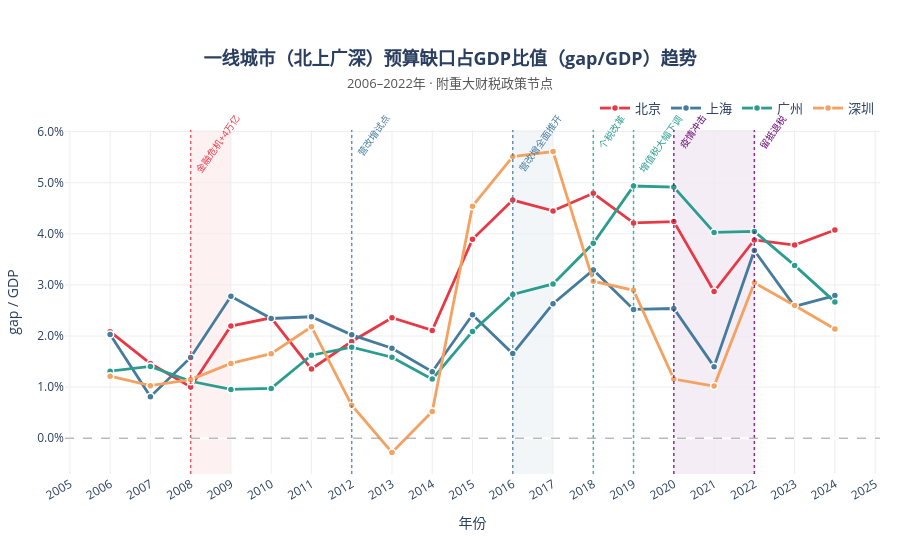

The notebook cell saved with this chart:
### Markdown cell above
**解读要点**：
- 纵轴为 gap/GDP（支出超出收入占GDP的比重），越高说明财政赤字压力越大
- 白色虚线标注 7 个重大财税政策时间节点
- 深圳早期（2006–2013）为**负值**，是四城唯一曾实现财政盈余的城市

### Code cell
fig = go.Figure()

# 政策阴影带
for x0, x1, col in [
    (2008, 2009, "rgba(230,57,70,0.07)"),
    (2016, 2017, "rgba(69,123,157,0.07)"),
    (2020, 2022, "rgba(106,5,114,0.07)"),
]:
    fig.add_vrect(x0=x0, x1=x1, fillcolor=col, line_width=0, layer="below")

# 四城市折线
for city in CITIES:
    cd = df[df["city"] == city].sort_values("year")
    fig.add_trace(go.Scatter(
        x=cd["year"], y=cd["gap_to_gdp"],
        name=city,
        mode="lines+markers",
        line=dict(color=COLORS[city], width=2.8),
        marker=dict(size=7, color=COLORS[city],
                    line=dict(color="white", width=1.5)),
        hovertemplate=(
            f"<b>{city}</b><br>年份: %{{x}}<br>"
            "gap/GDP: %{y:.2%}<extra></extra>"
        ),
    ))

# 政策竖线 + 注释
for p in POLICIES:
    fig.add_vline(x=p["year"], line_dash="dot",
                  line_color=p["color"], line_width=1.5, opacity=0.8)
    fig.add_annotation(
        x=p["year"], y=1.06, xref="x", yref="paper",
        text=p["short"], showarrow=False,
        font=dict(size=9.5, color=p["color"]),
        textangle=-55, xanchor="left",
    )

fig.add_hline(y=0, line_dash="dash", line_color="#999", line_width=1)

fig.update_layout(
    title=dict(
        text="<b>一线城市（北上广深）预算缺口占GDP比值（gap/GDP）趋势</b><br>"
             "<span style='font-size:13px;color:#555'>2006–2022年 · 附重大财税政策节点</span>",
        x=0.5, xanchor="center", font=dict(size=18),
    ),
    xaxis=dict(title="年份", dtick=1, tickangle=-30,
               showgrid=True, gridcolor="#eee"),
    yaxis=dict(title="gap / GDP", tickformat=".1%",
               showgrid=True, gridcolor="#eee"),
    legend=dict(orientation="h", yanchor="bottom", y=1.02,
                xanchor="right", x=1, font=dict(size=13)),
    plot_bgcolor="white", paper_bgcolor="white",
    margin=dict(l=60, r=20, t=130, b=60),
    height=540, hovermode="x unified",
)
fig.show()

### Figure 1 — Plotly figure (JSON) as saved in the notebook; plotly's stock layout.template omitted (floating-point values rounded to 4 significant figures)
{"data": [{"hovertemplate": "<b>北京</b><br>年份: %{x}<br>gap/GDP: %{y:.2%}<extra></extra>", "line": {"color": "#E63946", "width": 2.8}, "marker": {"color": "#E63946", "line": {"color": "white", "width": 1.5}, "size": 7}, "mode": "lines+markers", "name": "北京", "x": [2006, 2007, 2008, 2009, 2010, 2011, 2012, 2013, 2014, 2015, 2016, 2017, 2018, 2019, 2020, 2021, 2022, 2023, 2024], "y": [0.02085, 0.01462, 0.01002, 0.02194, 0.02357, 0.01354, 0.01893, 0.02357, 0.0211, 0.03894, 0.04661, 0.04449, 0.04794, 0.04213, 0.04239, 0.0287, 0.0388, 0.0378, 0.04074], "type": "scatter"}, {"hovertemplate": "<b>上海</b><br>年份: %{x}<br>gap/GDP: %{y:.2%}<extra></extra>", "line": {"color": "#457B9D", "width": 2.8}, "marker": {"color": "#457B9D", "line": {"color": "white", "width": 1.5}, "size": 7}, "mode": "lines+markers", "name": "上海", "x": [2006, 2007, 2008, 2009, 2010, 2011, 2012, 2013, 2014, 2015, 2016, 2017, 2018, 2019, 2020, 2021, 2022, 2023, 2024], "y": [0.02028, 0.008134, 0.01581, 0.02777, 0.02343, 0.02377, 0.02022, 0.0176, 0.01301, 0.02416, 0.01656, 0.02634, 0.03292, 0.0252, 0.02538, 0.014, 0.03673, 0.0258, 0.02791], "type": "scatter"}, {"hovertemplate": "<b>广州</b><br>年份: %{x}<br>gap/GDP: %{y:.2%}<extra></extra>", "line": {"color": "#2A9D8F", "width": 2.8}, "marker": {"color": "#2A9D8F", "line": {"color": "white", "width": 1.5}, "size": 7}, "mode": "lines+markers", "name": "广州", "x": [2006, 2007, 2008, 2009, 2010, 2011, 2012, 2013, 2014, 2015, 2016, 2017, 2018, 2019, 2020, 2021, 2022, 2023, 2024], "y": [0.01312, 0.01405, 0.01114, 0.009549, 0.009739, 0.01624, 0.0178, 0.01584, 0.01156, 0.0209, 0.02814, 0.03019, 0.03814, 0.04936, 0.04916, 0.04027, 0.04048, 0.03382, 0.02667], "type": "scatter"}, {"hovertemplate": "<b>深圳</b><br>年份: %{x}<br>gap/GDP: %{y:.2%}<extra></extra>", "line": {"color": "#F4A261", "width": 2.8}, "marker": {"color": "#F4A261", "line": {"color": "white", "width": 1.5}, "size": 7}, "mode": "lines+markers", "name": "深圳", "x": [2006, 2007, 2008, 2009, 2010, 2011, 2012, 2013, 2014, 2015, 2016, 2017, 2018, 2019, 2020, 2021, 2022, 2023, 2024], "y": [0.01213, 0.01028, 0.01146, 0.01464, 0.01654, 0.02181, 0.006458, -0.002788, 0.005231, 0.04541, 0.05513, 0.0561, 0.03072, 0.02894, 0.01158, 0.01019, 0.03041, 0.02599, 0.02138], "type": "scatter"}], "layout": {"shapes": [{"fillcolor": "rgba(230,57,70,0.07)", "layer": "below", "line": {"width": 0}, "type": "rect", "x0": 2008, "x1": 2009, "xref": "x", "y0": 0, "y1": 1, "yref": "y domain"}, {"fillcolor": "rgba(69,123,157,0.07)", "layer": "below", "line": {"width": 0}, "type": "rect", "x0": 2016, "x1": 2017, "xref": "x", "y0": 0, "y1": 1, "yref": "y domain"}, {"fillcolor": "rgba(106,5,114,0.07)", "layer": "below", "line": {"width": 0}, "type": "rect", "x0": 2020, "x1": 2022, "xref": "x", "y0": 0, "y1": 1, "yref": "y domain"}, {"line": {"color": "#E63946", "dash": "dot", "width": 1.5}, "opacity": 0.8, "type": "line", "x0": 2008, "x1": 2008, "xref": "x", "y0": 0, "y1": 1, "yref": "y domain"}, {"line": {"color": "#457B9D", "dash": "dot", "width": 1.5}, "opacity": 0.8, "type": "line", "x0": 2012, "x1": 2012, "xref": "x", "y0": 0, "y1": 1, "yref": "y domain"}, {"line": {"color": "#457B9D", "dash": "dot", "width": 1.5}, "opacity": 0.8, "type": "line", "x0": 2016, "x1": 2016, "xref": "x", "y0": 0, "y1": 1, "yref": "y domain"}, {"line": {"color": "#2A9D8F", "dash": "dot", "width": 1.5}, "opacity": 0.8, "type": "line", "x0": 2018, "x1": 2018, "xref": "x", "y0": 0, "y1": 1, "yref": "y domain"}, {"line": {"color": "#2A9D8F", "dash": "dot", "width": 1.5}, "opacity": 0.8, "type": "line", "x0": 2019, "x1": 2019, "xref": "x", "y0": 0, "y1": 1, "yref": "y domain"}, {"line": {"color": "#6A0572", "dash": "dot", "width": 1.5}, "opacity": 0.8, "type": "line", "x0": 2020, "x1": 2020, "xref": "x", "y0": 0, "y1": 1, "yref": "y domain"}, {"line": {"color": "#6A0572", "dash": "dot", "width": 1.5}, "opacity": 0.8, "type": "line", "x0": 2022, "x1": 2022, "xref": "x", "y0": 0, "y1": 1, "yref": "y domain"}, {"line": {"color": "#999", "dash": "dash", "width": 1}, "type": "line", "x0": 0, "x1": 1, "xref": "x domain", "y0": 0, "y1": 0, "yref": "y"}], "annotations": [{"font": {"color": "#E63946", "size": 9.5}, "showarrow": false, "text": "金融危机+4万亿", "textangle": -55, "x": 2008, "xanchor": "left", "xref": "x", "y": 1.06, "yref": "paper"}, {"font": {"color": "#457B9D", "size": 9.5}, "showarrow": false, "text": "营改增试点", "textangle": -55, "x": 2012, "xanchor": "left", "xref": "x", "y": 1.06, "yref": "paper"}, {"font": {"color": "#457B9D", "size": 9.5}, "showarrow": false, "text": "营改增全面推开", "textangle": -55, "x": 2016, "xanchor": "left", "xref": "x", "y": 1.06, "yref": "paper"}, {"font": {"color": "#2A9D8F", "size": 9.5}, "showarrow": false, "text": "个税改革", "textangle": -55, "x": 2018, "xanchor": "left", "xref": "x", "y": 1.06, "yref": "paper"}, {"font": {"color": "#2A9D8F", "size": 9.5}, "showarrow": false, "text": "增值税大幅下调", "textangle": -55, "x": 2019, "xanchor": "left", "xref": "x", "y": 1.06, "yref": "paper"}, {"font": {"color": "#6A0572", "size": 9.5}, "showarrow": false, "text": "疫情冲击", "textangle": -55, "x": 2020, "xanchor": "left", "xref": "x", "y": 1.06, "yref": "paper"}, {"font": {"color": "#6A0572", "size": 9.5}, "showarrow": false, "text": "留抵退税", "textangle": -55, "x": 2022, "xanchor": "left", "xref": "x", "y": 1.06, "yref": "paper"}], "title": {"font": {"size": 18}, "text": "<b>一线城市（北上广深）预算缺口占GDP比值（gap/GDP）趋势</b><br><span style='font-size:13px;color:#555'>2006–2022年 · 附重大财税政策节点</span>", "x": 0.5, "xanchor": "center"}, "xaxis": {"title": {"text": "年份"}, "dtick": 1, "tickangle": -30, "showgrid": true, "gridcolor": "#eee"}, "yaxis": {"title": {"text": "gap / GDP"}, "tickformat": ".1%", "showgrid": true, "gridcolor": "#eee"}, "legend": {"font": {"size": 13}, "orientation": "h", "yanchor": "bottom", "y": 1.02, "xanchor": "right", "x": 1}, "margin": {"l": 60, "r": 20, "t": 130, "b": 60}, "plot_bgcolor": "white", "paper_bgcolor": "white", "height": 540, "hovermode": "x unified"}}
